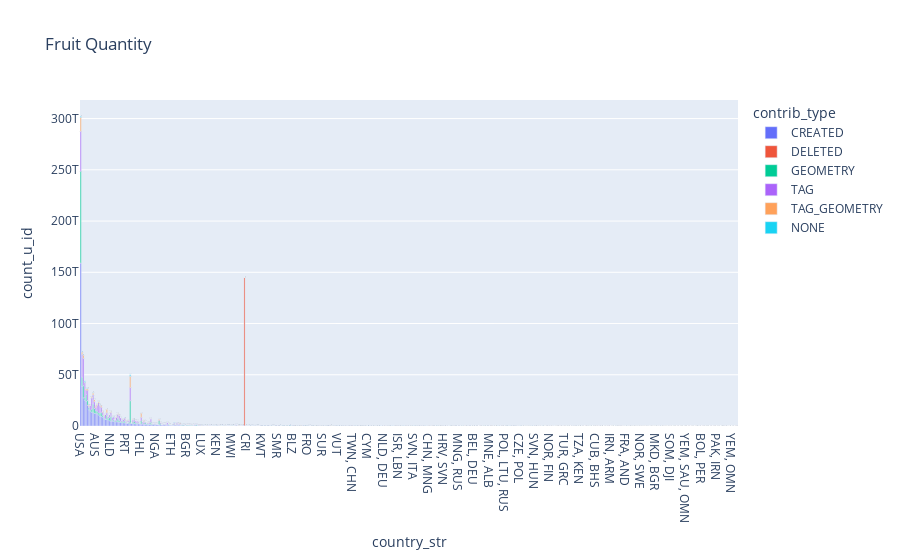

The cell this chart's notebook holds for it:
### Code cell
# create bar chart
fig = px.bar(df_state_c_t, x='country_str',
             y='count_u_id', color="contrib_type", title='Fruit Quantity', text_auto='.2s')
fig.update_traces(textfont_size=12, textangle=0,
                  textposition="outside", cliponaxis=False)
fig.show()

### Figure 1 — Plotly figure (JSON) as saved in the notebook; plotly's stock layout.template omitted (floating-point values rounded to 4 significant figures; data arrays with more than 128 entries replaced by an {"elided": "..."} marker saying what was removed)
{"data": [{"alignmentgroup": "True", "cliponaxis": false, "hovertemplate": "contrib_type=CREATED<br>country_str=%{x}<br>count_u_id=%{y}<extra></extra>", "legendgroup": "CREATED", "marker": {"color": "#636efa", "pattern": {"shape": ""}}, "name": "CREATED", "offsetgroup": "CREATED", "orientation": "v", "showlegend": true, "textangle": 0, "textfont": {"size": 12}, "textposition": "outside", "texttemplate": "%{y:.2s}", "type": "bar", "x": {"elided": "321 str values"}, "xaxis": "x", "y": {"elided": "321 int values"}, "yaxis": "y"}, {"alignmentgroup": "True", "cliponaxis": false, "hovertemplate": "contrib_type=DELETED<br>country_str=%{x}<br>count_u_id=%{y}<extra></extra>", "legendgroup": "DELETED", "marker": {"color": "#EF553B", "pattern": {"shape": ""}}, "name": "DELETED", "offsetgroup": "DELETED", "orientation": "v", "showlegend": true, "textangle": 0, "textfont": {"size": 12}, "textposition": "outside", "texttemplate": "%{y:.2s}", "type": "bar", "x": [""], "xaxis": "x", "y": [144922083667262], "yaxis": "y"}, {"alignmentgroup": "True", "cliponaxis": false, "hovertemplate": "contrib_type=GEOMETRY<br>country_str=%{x}<br>count_u_id=%{y}<extra></extra>", "legendgroup": "GEOMETRY", "marker": {"color": "#00cc96", "pattern": {"shape": ""}}, "name": "GEOMETRY", "offsetgroup": "GEOMETRY", "orientation": "v", "showlegend": true, "textangle": 0, "textfont": {"size": 12}, "textposition": "outside", "texttemplate": "%{y:.2s}", "type": "bar", "x": {"elided": "378 str values"}, "xaxis": "x", "y": {"elided": "378 int values"}, "yaxis": "y"}, {"alignmentgroup": "True", "cliponaxis": false, "hovertemplate": "contrib_type=TAG<br>country_str=%{x}<br>count_u_id=%{y}<extra></extra>", "legendgroup": "TAG", "marker": {"color": "#ab63fa", "pattern": {"shape": ""}}, "name": "TAG", "offsetgroup": "TAG", "orientation": "v", "showlegend": true, "textangle": 0, "textfont": {"size": 12}, "textposition": "outside", "texttemplate": "%{y:.2s}", "type": "bar", "x": {"elided": "423 str values"}, "xaxis": "x", "y": {"elided": "423 int values"}, "yaxis": "y"}, {"alignmentgroup": "True", "cliponaxis": false, "hovertemplate": "contrib_type=TAG_GEOMETRY<br>country_str=%{x}<br>count_u_id=%{y}<extra></extra>", "legendgroup": "TAG_GEOMETRY", "marker": {"color": "#FFA15A", "pattern": {"shape": ""}}, "name": "TAG_GEOMETRY", "offsetgroup": "TAG_GEOMETRY", "orientation": "v", "showlegend": true, "textangle": 0, "textfont": {"size": 12}, "textposition": "outside", "texttemplate": "%{y:.2s}", "type": "bar", "x": {"elided": "324 str values"}, "xaxis": "x", "y": {"elided": "324 int values"}, "yaxis": "y"}, {"alignmentgroup": "True", "cliponaxis": false, "hovertemplate": "contrib_type=NONE<br>country_str=%{x}<br>count_u_id=%{y}<extra></extra>", "legendgroup": "NONE", "marker": {"color": "#19d3f3", "pattern": {"shape": ""}}, "name": "NONE", "offsetgroup": "NONE", "orientation": "v", "showlegend": true, "textangle": 0, "textfont": {"size": 12}, "textposition": "outside", "texttemplate": "%{y:.2s}", "type": "bar", "x": {"elided": "232 str values"}, "xaxis": "x", "y": {"elided": "232 int values"}, "yaxis": "y"}], "layout": {"barmode": "relative", "legend": {"title": {"text": "contrib_type"}, "tracegroupgap": 0}, "title": {"text": "Fruit Quantity"}, "xaxis": {"anchor": "y", "domain": [0, 1], "title": {"text": "country_str"}}, "yaxis": {"anchor": "x", "domain": [0, 1], "title": {"text": "count_u_id"}}}}
